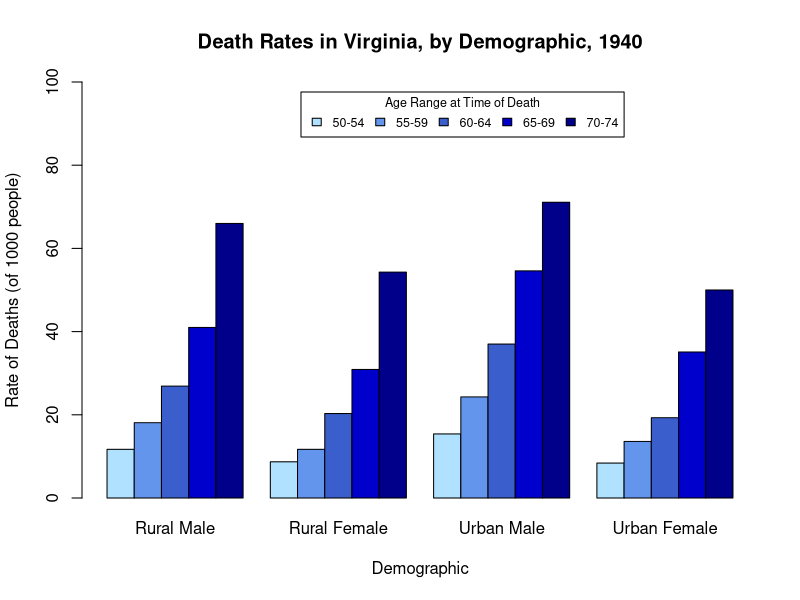

Reproduce this figure in R.
## ---- chunk 1
knitr::opts_chunk$set(
  collapse = TRUE,
  comment = "#>"
)
## ---- chunk 2

palette <- c("lightskyblue1", "cornflowerblue", "royalblue3", "blue3", "darkblue")

barplot(
  height = VADeaths, 
  beside = T, 
  col = palette, 
  ylim = c(0,100),
  main = "Death Rates in Virginia, by Demographic, 1940",
  xlab = "Demographic",
  ylab = "Rate of Deaths (of 1000 people)",
  legend.text = rownames(VADeaths),
  args.legend = list(title = "Age Range at Time of Death", x = 20, horiz = T, cex = 0.75)
)
